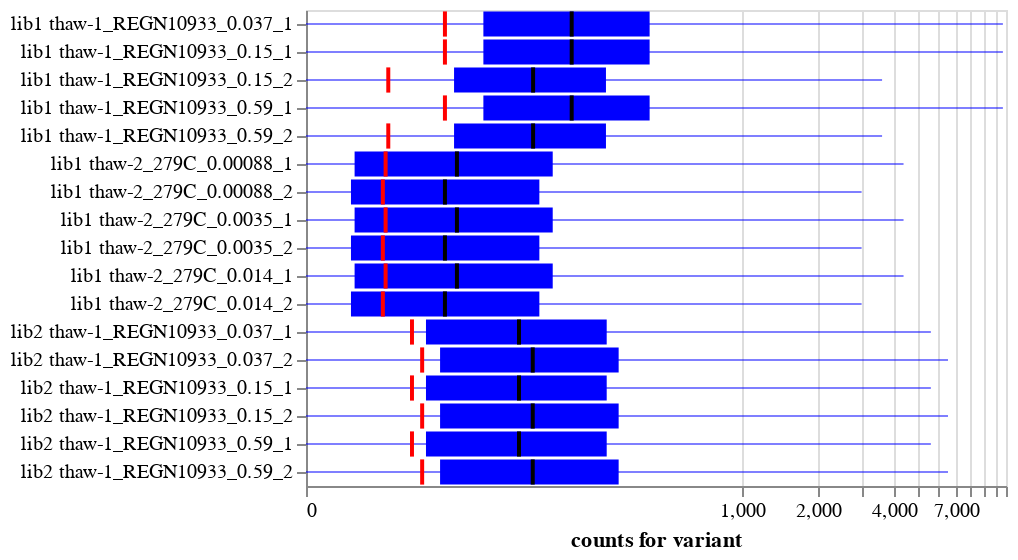

Write notebook code for a chart like this one.
### Code cell
# NBVAL_SKIP

no_antibody_count_base = alt.Chart(no_antibody_count_boxplot_df).encode(
    y=alt.Y("library_sample", title=None),
    tooltip=[
        c if (c.endswith("sample") or c == "library") else alt.Tooltip(c, format=".3g")
        for c in no_antibody_count_boxplot_df.columns
        if c != "library_sample"
    ],
)

no_antibody_count_quartile_bars = no_antibody_count_base.encode(
    alt.X(
        "percentile_25",
        scale=alt.Scale(type="symlog", constant=20),
        title="counts for variant",
    ),
    alt.X2("percentile_75"),
).mark_bar(color="blue")

no_antibody_count_range_lines = no_antibody_count_base.encode(
    alt.X("min"),
    alt.X2("max"),
).mark_rule(color="blue", opacity=0.5)

no_antibody_count_median_lines = no_antibody_count_base.encode(
    alt.X("median"), alt.X2("median")
).mark_bar(xOffset=1, x2Offset=-1, color="black")

no_antibody_count_threshold = no_antibody_count_base.encode(
    alt.X("threshold"), alt.X2("threshold")
).mark_bar(xOffset=1, x2Offset=-1, color="red")

no_antibody_count_chart = (
    no_antibody_count_quartile_bars
    + no_antibody_count_range_lines
    + no_antibody_count_median_lines
    + no_antibody_count_threshold
).properties(width=350, height=alt.Step(14))

for s in selections:
    no_antibody_count_chart = no_antibody_count_chart.add_params(s).transform_filter(s)

no_antibody_count_chart

### Figure 1 — Vega-Lite specification as saved in the notebook (floating-point values rounded to 4 significant figures)
{"config": {"view": {"continuousWidth": 300, "continuousHeight": 300}}, "layer": [{"mark": {"type": "bar", "color": "blue"}, "encoding": {"tooltip": [{"field": "library", "type": "nominal"}, {"field": "antibody_sample", "type": "nominal"}, {"field": "no-antibody_sample", "type": "nominal"}, {"field": "median", "format": ".3g", "type": "quantitative"}, {"field": "percentile_25", "format": ".3g", "type": "quantitative"}, {"field": "percentile_75", "format": ".3g", "type": "quantitative"}, {"field": "min", "format": ".3g", "type": "quantitative"}, {"field": "max", "format": ".3g", "type": "quantitative"}, {"field": "threshold", "format": ".3g", "type": "quantitative"}], "x": {"field": "percentile_25", "scale": {"constant": 20, "type": "symlog"}, "title": "counts for variant", "type": "quantitative"}, "x2": {"field": "percentile_75"}, "y": {"field": "library_sample", "title": null, "type": "nominal"}}, "name": "view_1"}, {"mark": {"type": "rule", "color": "blue", "opacity": 0.5}, "encoding": {"tooltip": [{"field": "library", "type": "nominal"}, {"field": "antibody_sample", "type": "nominal"}, {"field": "no-antibody_sample", "type": "nominal"}, {"field": "median", "format": ".3g", "type": "quantitative"}, {"field": "percentile_25", "format": ".3g", "type": "quantitative"}, {"field": "percentile_75", "format": ".3g", "type": "quantitative"}, {"field": "min", "format": ".3g", "type": "quantitative"}, {"field": "max", "format": ".3g", "type": "quantitative"}, {"field": "threshold", "format": ".3g", "type": "quantitative"}], "x": {"field": "min", "type": "quantitative"}, "x2": {"field": "max"}, "y": {"field": "library_sample", "title": null, "type": "nominal"}}}, {"mark": {"type": "bar", "color": "black", "x2Offset": -1, "xOffset": 1}, "encoding": {"tooltip": [{"field": "library", "type": "nominal"}, {"field": "antibody_sample", "type": "nominal"}, {"field": "no-antibody_sample", "type": "nominal"}, {"field": "median", "format": ".3g", "type": "quantitative"}, {"field": "percentile_25", "format": ".3g", "type": "quantitative"}, {"field": "percentile_75", "format": ".3g", "type": "quantitative"}, {"field": "min", "format": ".3g", "type": "quantitative"}, {"field": "max", "format": ".3g", "type": "quantitative"}, {"field": "threshold", "format": ".3g", "type": "quantitative"}], "x": {"field": "median", "type": "quantitative"}, "x2": {"field": "median"}, "y": {"field": "library_sample", "title": null, "type": "nominal"}}}, {"mark": {"type": "bar", "color": "red", "x2Offset": -1, "xOffset": 1}, "encoding": {"tooltip": [{"field": "library", "type": "nominal"}, {"field": "antibody_sample", "type": "nominal"}, {"field": "no-antibody_sample", "type": "nominal"}, {"field": "median", "format": ".3g", "type": "quantitative"}, {"field": "percentile_25", "format": ".3g", "type": "quantitative"}, {"field": "percentile_75", "format": ".3g", "type": "quantitative"}, {"field": "min", "format": ".3g", "type": "quantitative"}, {"field": "max", "format": ".3g", "type": "quantitative"}, {"field": "threshold", "format": ".3g", "type": "quantitative"}], "x": {"field": "threshold", "type": "quantitative"}, "x2": {"field": "threshold"}, "y": {"field": "library_sample", "title": null, "type": "nominal"}}}], "data": {"name": "data-9a18a7758d6374d7e814398888cd78c8"}, "height": {"step": 14}, "params": [{"name": "param_1", "select": {"type": "point", "fields": ["library"]}, "bind": {"input": "select", "options": [null, "lib1", "lib2"], "labels": ["all", "lib1", "lib2"], "name": "library"}, "views": ["view_1"]}], "transform": [{"filter": {"param": "param_1"}}], "width": 350, "$schema": "https://vega.github.io/schema/vega-lite/v5.6.1.json", "datasets": {"data-9a18a7758d6374d7e814398888cd78c8": [{"library": "lib1", "antibody_sample": "thaw-1_REGN10933_0.037_1", "no-antibody_sample": "thaw-1_no-antibody_control_1", "median": 199.5, "percentile_25": 79.0, "percentile_75": 423.2, "min": 0, "max": 10696, "threshold": 50, "library_sample": "lib1 thaw-1_REGN10933_0.037_1"}, {"library": "lib1", "antibody_sample": "thaw-1_REGN10933_0.15_1", "no-antibody_sample": "thaw-1_no-antibody_control_1", "median": 199.5, "percentile_25": 79.0, "percentile_75": 423.2, "min": 0, "max": 10696, "threshold": 50, "library_sample": "lib1 thaw-1_REGN10933_0.15_1"}, {"library": "lib1", "antibody_sample": "thaw-1_REGN10933_0.59_1", "no-antibody_sample": "thaw-1_no-antibody_control_1", "median": 199.5, "percentile_25": 79.0, "percentile_75": 423.2, "min": 0, "max": 10696, "threshold": 50, "library_sample": "lib1 thaw-1_REGN10933_0.59_1"}, {"library": "lib1", "antibody_sample": "thaw-1_REGN10933_0.15_2", "no-antibody_sample": "thaw-1_no-antibody_control_2", "median": 135.0, "percentile_25": 56.0, "percentile_75": 279.0, "min": 0, "max": 3585, "threshold": 22, "library_sample": "lib1 thaw-1_REGN10933_0.15_2"}, {"library": "lib1", "antibody_sample": "thaw-1_REGN10933_0.59_2", "no-antibody_sample": "thaw-1_no-antibody_control_2", "median": 135.0, "percentile_25": 56.0, "percentile_75": 279.0, "min": 0, "max": 3585, "threshold": 22, "library_sample": "lib1 thaw-1_REGN10933_0.59_2"}, {"library": "lib1", "antibody_sample": "thaw-2_279C_0.00088_1", "no-antibody_sample": "thaw-2_no-antibody_control_1", "median": 58.0, "percentile_25": 11.0, "percentile_75": 165.0, "min": 0, "max": 4355, "threshold": 21, "library_sample": "lib1 thaw-2_279C_0.00088_1"}, {"library": "lib1", "antibody_sample": "thaw-2_279C_0.0035_1", "no-antibody_sample": "thaw-2_no-antibody_control_1", "median": 58.0, "percentile_25": 11.0, "percentile_75": 165.0, "min": 0, "max": 4355, "threshold": 21, "library_sample": "lib1 thaw-2_279C_0.0035_1"}, {"library": "lib1", "antibody_sample": "thaw-2_279C_0.014_1", "no-antibody_sample": "thaw-2_no-antibody_control_1", "median": 58.0, "percentile_25": 11.0, "percentile_75": 165.0, "min": 0, "max": 4355, "threshold": 21, "library_sample": "lib1 thaw-2_279C_0.014_1"}, {"library": "lib1", "antibody_sample": "thaw-2_279C_0.00088_2", "no-antibody_sample": "thaw-2_no-antibody_control_2", "median": 50.0, "percentile_25": 10.0, "percentile_75": 144.0, "min": 0, "max": 2977, "threshold": 20, "library_sample": "lib1 thaw-2_279C_0.00088_2"}, {"library": "lib1", "antibody_sample": "thaw-2_279C_0.0035_2", "no-antibody_sample": "thaw-2_no-antibody_control_2", "median": 50.0, "percentile_25": 10.0, "percentile_75": 144.0, "min": 0, "max": 2977, "threshold": 20, "library_sample": "lib1 thaw-2_279C_0.0035_2"}, {"library": "lib1", "antibody_sample": "thaw-2_279C_0.014_2", "no-antibody_sample": "thaw-2_no-antibody_control_2", "median": 50.0, "percentile_25": 10.0, "percentile_75": 144.0, "min": 0, "max": 2977, "threshold": 20, "library_sample": "lib1 thaw-2_279C_0.014_2"}, {"library": "lib2", "antibody_sample": "thaw-1_REGN10933_0.037_1", "no-antibody_sample": "thaw-1_no-antibody_control_1", "median": 116.5, "percentile_25": 39.0, "percentile_75": 281.0, "min": 0, "max": 5577, "threshold": 32, "library_sample": "lib2 thaw-1_REGN10933_0.037_1"}, {"library": "lib2", "antibody_sample": "thaw-1_REGN10933_0.15_1", "no-antibody_sample": "thaw-1_no-antibody_control_1", "median": 116.5, "percentile_25": 39.0, "percentile_75": 281.0, "min": 0, "max": 5577, "threshold": 32, "library_sample": "lib2 thaw-1_REGN10933_0.15_1"}, {"library": "lib2", "antibody_sample": "thaw-1_REGN10933_0.59_1", "no-antibody_sample": "thaw-1_no-antibody_control_1", "median": 116.5, "percentile_25": 39.0, "percentile_75": 281.0, "min": 0, "max": 5577, "threshold": 32, "library_sample": "lib2 thaw-1_REGN10933_0.59_1"}, {"library": "lib2", "antibody_sample": "thaw-1_REGN10933_0.037_2", "no-antibody_sample": "thaw-1_no-antibody_control_2", "median": 134.5, "percentile_25": 47.0, "percentile_75": 315.2, "min": 0, "max": 6512, "threshold": 37, "library_sample": "lib2 thaw-1_REGN10933_0.037_2"}, {"library": "lib2", "antibody_sample": "thaw-1_REGN10933_0.15_2", "no-antibody_sample": "thaw-1_no-antibody_control_2", "median": 134.5, "percentile_25": 47.0, "percentile_75": 315.2, "min": 0, "max": 6512, "threshold": 37, "library_sample": "lib2 thaw-1_REGN10933_0.15_2"}, {"library": "lib2", "antibody_sample": "thaw-1_REGN10933_0.59_2", "no-antibody_sample": "thaw-1_no-antibody_control_2", "median": 134.5, "percentile_25": 47.0, "percentile_75": 315.2, "min": 0, "max": 6512, "threshold": 37, "library_sample": "lib2 thaw-1_REGN10933_0.59_2"}]}}
